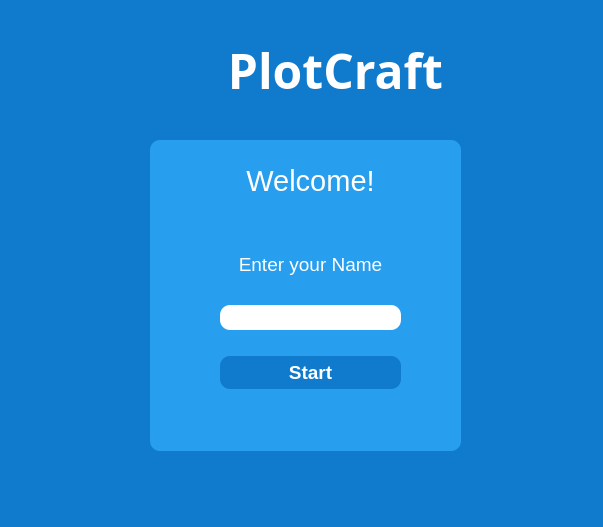
<?xml version="1.0" encoding="UTF-8"?>
<ui version="4.0">
 <class>MainWindow</class>
 <widget class="QMainWindow" name="MainWindow">
  <property name="geometry">
   <rect>
    <x>0</x>
    <y>0</y>
    <width>603</width>
    <height>527</height>
   </rect>
  </property>
  <property name="sizePolicy">
   <sizepolicy hsizetype="Preferred" vsizetype="Preferred">
    <horstretch>0</horstretch>
    <verstretch>0</verstretch>
   </sizepolicy>
  </property>
  <property name="font">
   <font>
    <family>Segoe UI</family>
   </font>
  </property>
  <property name="windowTitle">
   <string>PlotCraft</string>
  </property>
  <property name="windowIcon">
   <iconset>
    <normalon>../../../Downloads/libro.png</normalon>
   </iconset>
  </property>
  <property name="layoutDirection">
   <enum>Qt::LeftToRight</enum>
  </property>
  <property name="styleSheet">
   <string notr="true">background-color:#107acc;</string>
  </property>
  <widget class="QWidget" name="centralwidget">
   <widget class="QLabel" name="iconimg">
    <property name="geometry">
     <rect>
      <x>150</x>
      <y>40</y>
      <width>61</width>
      <height>61</height>
     </rect>
    </property>
    <property name="text">
     <string/>
    </property>
    <property name="pixmap">
     <pixmap>../../../Downloads/libro.png</pixmap>
    </property>
    <property name="scaledContents">
     <bool>true</bool>
    </property>
   </widget>
   <widget class="QLabel" name="title">
    <property name="geometry">
     <rect>
      <x>220</x>
      <y>40</y>
      <width>231</width>
      <height>61</height>
     </rect>
    </property>
    <property name="font">
     <font>
      <family>Segoe UI Black</family>
      <pointsize>36</pointsize>
      <weight>75</weight>
      <bold>true</bold>
     </font>
    </property>
    <property name="styleSheet">
     <string notr="true">color:#ffffff;</string>
    </property>
    <property name="text">
     <string>PlotCraft</string>
    </property>
    <property name="alignment">
     <set>Qt::AlignCenter</set>
    </property>
   </widget>
   <widget class="QFrame" name="frame">
    <property name="geometry">
     <rect>
      <x>150</x>
      <y>140</y>
      <width>311</width>
      <height>311</height>
     </rect>
    </property>
    <property name="sizePolicy">
     <sizepolicy hsizetype="Preferred" vsizetype="Preferred">
      <horstretch>0</horstretch>
      <verstretch>0</verstretch>
     </sizepolicy>
    </property>
    <property name="styleSheet">
     <string notr="true">background-color:#289eee;
border-radius:10px;</string>
    </property>
    <property name="frameShape">
     <enum>QFrame::StyledPanel</enum>
    </property>
    <property name="frameShadow">
     <enum>QFrame::Raised</enum>
    </property>
    <widget class="QLabel" name="lblwelcome">
     <property name="geometry">
      <rect>
       <x>80</x>
       <y>10</y>
       <width>161</width>
       <height>61</height>
      </rect>
     </property>
     <property name="font">
      <font>
       <pointsize>22</pointsize>
      </font>
     </property>
     <property name="styleSheet">
      <string notr="true">color:#ffffff;</string>
     </property>
     <property name="text">
      <string>Welcome!</string>
     </property>
     <property name="alignment">
      <set>Qt::AlignCenter</set>
     </property>
    </widget>
    <widget class="QWidget" name="">
     <property name="geometry">
      <rect>
       <x>70</x>
       <y>110</y>
       <width>181</width>
       <height>139</height>
      </rect>
     </property>
     <layout class="QVBoxLayout" name="verticalLayout_3">
      <item>
       <widget class="QLabel" name="lblwelcome_2">
        <property name="font">
         <font>
          <pointsize>14</pointsize>
         </font>
        </property>
        <property name="styleSheet">
         <string notr="true">color:#ffffff;</string>
        </property>
        <property name="text">
         <string>Enter your Name</string>
        </property>
        <property name="alignment">
         <set>Qt::AlignCenter</set>
        </property>
       </widget>
      </item>
      <item>
       <widget class="QLineEdit" name="lineEdit">
        <property name="font">
         <font>
          <family>Segoe UI</family>
          <pointsize>14</pointsize>
         </font>
        </property>
        <property name="layoutDirection">
         <enum>Qt::LeftToRight</enum>
        </property>
        <property name="styleSheet">
         <string notr="true">background-color:#fff;
margin-top:20px;
</string>
        </property>
        <property name="alignment">
         <set>Qt::AlignCenter</set>
        </property>
       </widget>
      </item>
      <item>
       <widget class="QPushButton" name="pushButton">
        <property name="font">
         <font>
          <family>Segoe UI</family>
          <pointsize>14</pointsize>
          <weight>75</weight>
          <bold>true</bold>
         </font>
        </property>
        <property name="styleSheet">
         <string notr="true">QPushButton{
background-color:#107acc;
color:white;
margin-top:20px;
padding-top:5px;
padding-bottom:5px;
}

QPushButton:pressed{
background-color:#fff;
color:#107acc;
}</string>
        </property>
        <property name="text">
         <string>Start</string>
        </property>
        <property name="checkable">
         <bool>false</bool>
        </property>
       </widget>
      </item>
     </layout>
    </widget>
   </widget>
  </widget>
  <widget class="QStatusBar" name="statusbar"/>
 </widget>
 <resources/>
 <connections/>
</ui>
